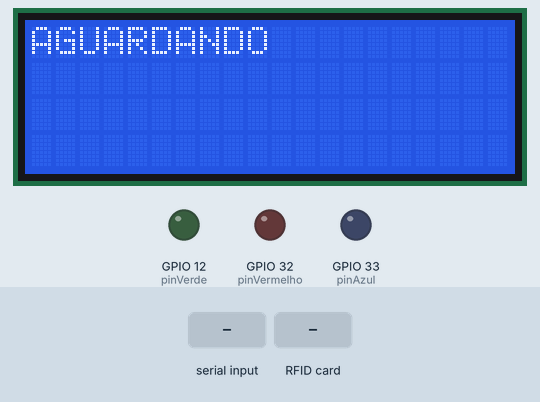
Simulated run of this sketch. Board: ESP32. On the bench: 20×4 character LCD, output pins drawn as LEDs (lit = HIGH). The test bench sets the inputs (shaded band). Nothing arrives over Bluetooth unless stated; what the sketch prints to the serial monitor is not drawn.

Above: at 1.3 s.
1.4 s: "1" received over the second serial link
At 4.1 s:
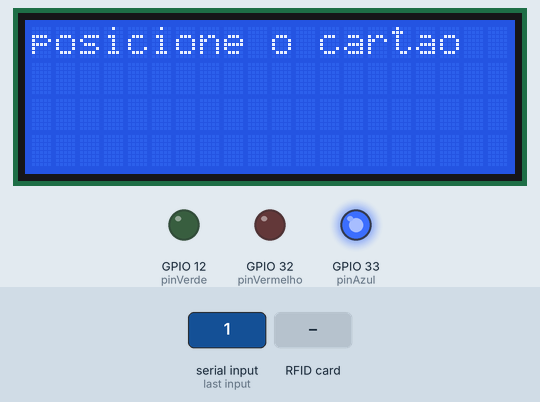
4.4 s: RFID card 5E 7A 19 C4 held to the reader
At 6.8 s:
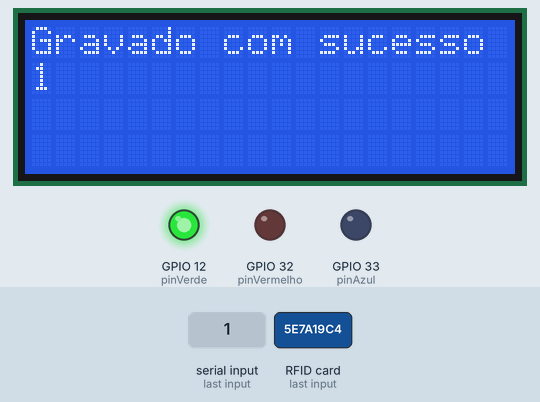
7.4 s: "0" received over the second serial link
At 8.6 s:
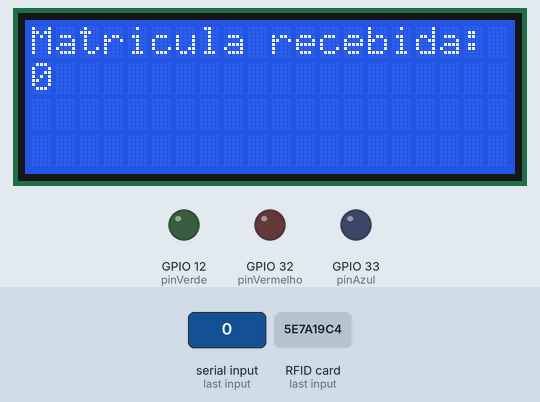
Timing chart, 0 to 14.5 s (numbered marks = the images above; inputs shaded):
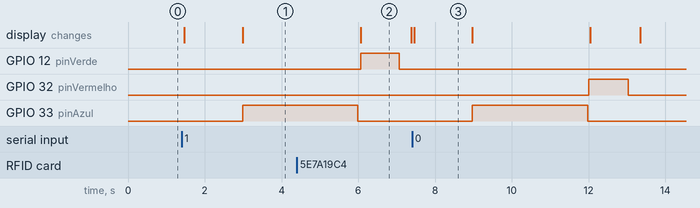

The sketch:

grava_app.ino
```cpp
#include "BluetoothSerial.h"

#if !defined(CONFIG_BT_ENABLED) || !defined(CONFIG_BLUEDROID_ENABLED)
#error Bluetooth is not enabled! Please run `make menuconfig` to and enable it
#endif

BluetoothSerial SerialBT;

#include <MFRC522.h> //biblioteca responsável pela comunicação com o módulo RFID-RC522
#include <SPI.h> //biblioteca para comunicação do barramento SPI

#define SS_PIN    2
#define RST_PIN   15

#define SIZE_BUFFER     18
#define MAX_SIZE_BLOCK  16

#define pinVerde     12
#define pinVermelho  32
#define pinAzul  33
//for rfid - sck 18 - sda 2 - rst 15 - miso 19 - mosi 23
//for display - sda 21 - scl 22

//esse objeto 'chave' é utilizado para autenticação
MFRC522::MIFARE_Key key;
//código de status de retorno da autenticação
MFRC522::StatusCode status;

// Definicoes pino modulo RC522
MFRC522 mfrc522(SS_PIN, RST_PIN);

//lcd
#include <LiquidCrystal_I2C.h>
#include <Wire.h> // responsável pela comunicação com a interface i2c

// set the LCD number of columns and rows
int lcdColumns = 20;
int lcdRows = 4;

// set LCD address, number of columns and rows
// if you don't know your display address, run an I2C scanner sketch
LiquidCrystal_I2C lcd(0x27, lcdColumns, lcdRows);

void setup() {

  //inicial serial
  Serial.begin(115200);
  SPI.begin(); // Init SPI bus
  SerialBT.begin("ESP32test"); //Bluetooth device name
  Serial.println("The device started, now you can pair it with bluetooth!");

  pinMode(pinVerde, OUTPUT);
  pinMode(pinVermelho, OUTPUT);
  pinMode(pinAzul, OUTPUT);

  // Inicia MFRC522
  mfrc522.PCD_Init();
  // Mensagens iniciais no serial monitor
  Serial.println();
  //lcd
  // initialize LCD
  lcd.init();
  // turn on LCD backlight
  lcd.backlight();

}

void loop() {

  String matricula = "";

  //recebe dados do bluetooth
  while (SerialBT.available())
      {
         matricula += (char)SerialBT.read();
      }

   lcd.setCursor(0, 0);
   lcd.clear();
   lcd.print("AGUARDANDO");
  if(matricula != "")
     {
        lcd.clear();
        lcd.setCursor(0, 0);
        lcd.print("Matricula recebida:");
        lcd.setCursor(0, 1);
        lcd.print(matricula);
        delay(1500);
        lcd.clear();
        lcd.setCursor(0, 0);
        lcd.print("posicione o cartao");
        Serial.println("posicione o cartao");
        digitalWrite(pinAzul, HIGH);
        delay(3000);
        digitalWrite(pinAzul, LOW);

        // Aguarda a aproximacao do cartao

        //digitalWrite(pinVermelho, HIGH);
        //delay(1000);
        //digitalWrite(pinVermelho, LOW);
        if ( ! mfrc522.PICC_IsNewCardPresent())
        {
          lcd.clear();
          digitalWrite(pinVermelho, HIGH);
          lcd.setCursor(0, 0);
          lcd.print("ERRO DE LEITURA: ");
          lcd.setCursor(0, 1);
          lcd.print("ENVIAR DADOS NOVAMENTE.");
          delay(1000);
          digitalWrite(pinVermelho, LOW);
          Serial.println("ERRO DE LEITURA: ENVIAR DADOS NOVAMENTE.");
          return ;

        }
        // Seleciona um dos cartoes
        if( ! mfrc522.PICC_ReadCardSerial())
        {
          lcd.clear();
          lcd.setCursor(0, 0);
          lcd.print("Erro ao selecionar o cartao");
          lcd.setCursor(0, 1);
          lcd.print("ENVIAR DADOS NOVAMENTE.");
          Serial.println("Erro ao selecionar o cartao");
          digitalWrite(pinVermelho, HIGH);
          delay(1000);
          digitalWrite(pinVermelho, LOW);
          return ;
        }

        gravarDados(matricula);
     }
  delay(20);
}

void gravarDados(String &matricula)
{
  lcd.clear();
  lcd.setCursor(0, 0);
  lcd.print("Entrou na funcao gravar");
  Serial.println("Entrou na funcao gravar");
  lcd.setCursor(0, 1);
  lcd.print("Matricula:");
  lcd.setCursor(0, 2);
  lcd.print(matricula);
  Serial.println(matricula);

  //imprime os detalhes tecnicos do cartão/tag
  mfrc522.PICC_DumpDetailsToSerial(&(mfrc522.uid));
  // aguarda 30 segundos para entrada de dados via Serial
  //Serial.setTimeout(30000L);
  //Serial.println(F("Insira os dados a serem gravados com o caractere '#' ao final\n[máximo de 16 caracteres]:"));

  //Prepara a chave - todas as chaves estão configuradas para FFFFFFFFFFFFh (Padrão de fábrica).
  for (byte i = 0; i < 6; i++) key.keyByte[i] = 0xFF;

  //buffer para armazenamento dos dados que iremos gravar
  while(matricula.length() < MAX_SIZE_BLOCK){
    matricula += ' ';
  }
  byte bloco; //bloco que desejamos realizar a operação

  bloco = 1; //bloco definido para operação
  //Authenticate é um comando para autenticação para habilitar uma comuinicação segura
  status = mfrc522.PCD_Authenticate(MFRC522::PICC_CMD_MF_AUTH_KEY_A, bloco, &key, &(mfrc522.uid));


  if (status != MFRC522::STATUS_OK) {
    lcd.clear();
    lcd.setCursor(0, 0);
    lcd.print("Falha de autenticacao");
    lcd.setCursor(0, 1);
    lcd.print("Tente de novo!");

    Serial.print(F("PCD_Authenticate() failed: "));
    Serial.println(mfrc522.GetStatusCodeName(status));
    //identificacao de erro
    digitalWrite(pinVermelho, HIGH);
    delay(1000);
    digitalWrite(pinVermelho, LOW);
    delay(1000);
    Serial.println("Erro de autenicacao");

    //colocar aqui no lcd que deu errado
    return;
  }
  //else Serial.println(F("PCD_Authenticate() success: "));

  //Grava no bloco
  status = mfrc522.MIFARE_Write(bloco, (byte *)matricula.c_str(), MAX_SIZE_BLOCK);
  if (status != MFRC522::STATUS_OK) {

    lcd.clear();
    lcd.setCursor(0, 0);
    lcd.print("Erro de gravacao");
    lcd.setCursor(0, 1);
    lcd.print("Tente de novo!");

    Serial.print(F("MIFARE_Write() failed: "));
    Serial.println(mfrc522.GetStatusCodeName(status));
    digitalWrite(pinVermelho, HIGH);
    delay(1000);
    digitalWrite(pinVermelho, LOW);
    Serial.println("Erro de Gravacao, tente de novo");
    //colocar aqui no lcd que deu errado
    return;
  }
  else{
    Serial.println(F("MIFARE_Write() success: "));

    lcd.clear();
    lcd.setCursor(0, 0);
    lcd.print("Gravado com sucesso");
    lcd.setCursor(0, 1);
    lcd.print(matricula);

    digitalWrite(pinVerde, HIGH);
    delay(1000);
    digitalWrite(pinVerde, LOW);
    Serial.println("Tag gravada com sucesso");
    return;
  }

}
```

Measured:
- after the input at 1.4 s, GPIO 33 (pinAzul): LOW → HIGH after 1.6 s; the display: first changes after 0.07 s (image 1 shows a later state)
- after the input at 4.4 s, GPIO 12 (pinVerde): LOW → HIGH after 1.7 s, → LOW 1.0 s later; GPIO 32 (pinVermelho): stays LOW (without the input it goes to HIGH after 1.6 s); the display: changes after 1.7 s (image 2)
- after the input at 7.4 s, GPIO 32 (pinVermelho): LOW → HIGH after 4.6 s, → LOW 1.0 s later; GPIO 33 (pinAzul): LOW → HIGH after 1.6 s, → LOW 3.0 s later; the display: changes after 0.05 s (image 3)
- what the display in image 2 shows lasts 1.3 s, from 6.1 s to 7.4 s
- what the display in image 3 shows lasts 1.5 s, from 7.5 s to 9.0 s
